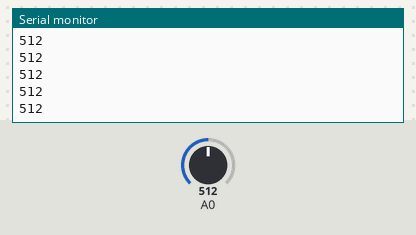
Simulated run of this sketch. Board: Arduino Uno, built with avr-gcc and run on an emulated ATmega328P. Shown: the last lines printed to the serial monitor. Inputs (shaded band) come from the test bench; at power-on: A0 = 512.

Above: at 1.2 s.
1.3 s: A0 set to 716
At 2.4 s:
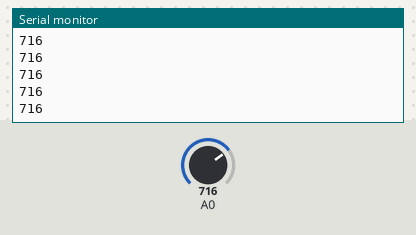
2.8 s: A0 set to 900
At 3.6 s:
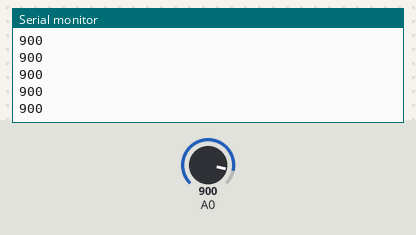
Timing chart, 0 to 5.8 s (numbered marks = the images above; inputs shaded):
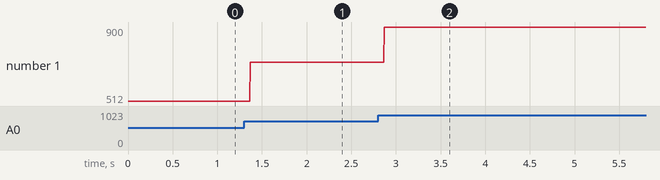

The sketch:

potentiometer_control1.ino
```cpp
void setup()
{
  pinMode(A0, INPUT);
  Serial.begin(9600);
}

void loop()
{

  int value = analogRead(A0);
  Serial.println(value);

  delay(1); // Wait for 1000 millisecond(s)
}
 
```

Measured:
- after the input at 1.3 s, the serial monitor: prints a new line after 0.07 s (image 1)
- after the input at 2.8 s, the serial monitor: prints a new line after 0.07 s (image 2)
- plotted number 1: 512 → 716 after the input at 1.3 s, 716 → 900 after the input at 2.8 s
